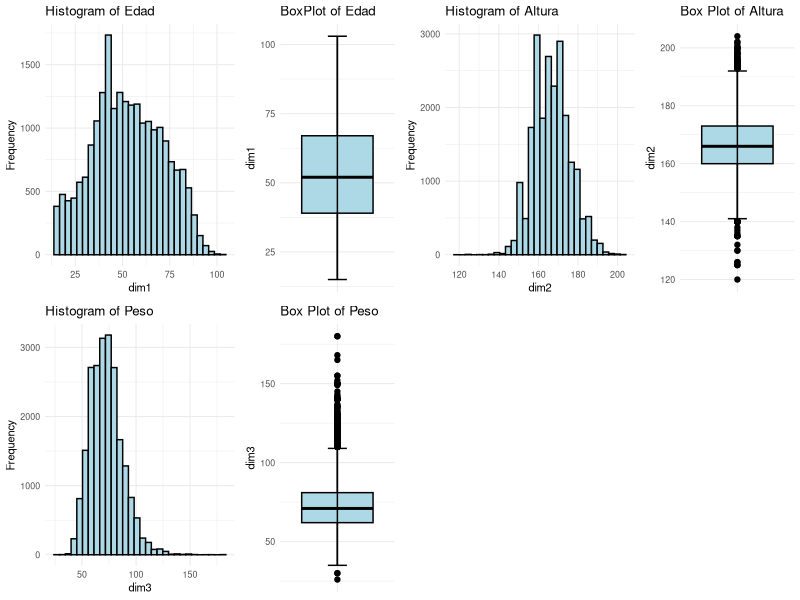

R code for this plot:
## ---- chunk 1
#| label: setup
#| include: false
knitr::opts_chunk$set(echo = TRUE,fig.align='center',warning=FALSE,message=FALSE)


# fig.align= 'center para que nos centre todas figuras que se muestran
# warning = FALSE para que no muestre mensajes de warning
# message = FALSE para que no muestre mensajes automáticos cuando carga paquetes y demás en el output

## ---- chunk 2
#| label: librerias
library(readxl)  # Para leer los excels
#library(kableExtra) # Para dar formato a las tablas html
library(knitr)
library(gridExtra)  # Para cargar bien las tab
library(car)   # for bonfferroni test

## ---- chunk 3
#| label: datos
salud <- read_excel("../../../files/salud_reg.xlsx",sheet = "Datos")
## ---- chunk 4
anyNA(salud)   #Any missing data 
## ---- chunk 5
summary(salud)
table(salud$SEXO)
table(salud$IMC)
## ---- chunk 6
#| echo: false
#| fig-align: center
#| fig-cap: Plots de todas las dimensiones.
# Assuming IMV is your data frame and d is the variable of interest
library(ggplot2)

# Histogram Edad
histogram <- ggplot(salud, aes(x = EDAD)) +
  geom_histogram(fill = "lightblue", color = "black") +
  labs(title = "Histogram of Edad", x = "dim1", y = "Frequency") +
  theme_minimal(base_size = 8)

# Box Plot Edad
boxplot <- ggplot(salud, aes(x = "d", y = EDAD)) +
  geom_boxplot(fill = "lightblue", color = "black")+ stat_boxplot(geom = 'errorbar', width = 0.2) +
  labs(title = "BoxPlot of Edad", x = "", y = "dim1") +
  theme_minimal(base_size = 8) +
  theme(axis.title.x=element_blank(),
        axis.text.x=element_blank(),
        axis.ticks.x=element_blank())



# Histogram Altura
histogram2 <- ggplot(salud, aes(x = Altura)) +
  geom_histogram(fill = "lightblue", color = "black") +
  labs(title = "Histogram of Altura", x = "dim2", y = "Frequency") +
  theme_minimal(base_size = 8)

# Box Plot Altura
boxplot2 <- ggplot(salud, aes(x = "d", y = Altura)) +
  geom_boxplot(fill = "lightblue", color = "black")+ stat_boxplot(geom = 'errorbar', width = 0.2) +
  labs(title = "Box Plot of Altura", x = "", y = "dim2") +
  theme_minimal(base_size = 8) +
  theme(axis.title.x=element_blank(),
        axis.text.x=element_blank(),
        axis.ticks.x=element_blank())



# Histogram Peso
histogram3 <- ggplot(salud, aes(x = Peso)) +
  geom_histogram(fill = "lightblue", color = "black") +
  labs(title = "Histogram of Peso", x = "dim3", y = "Frequency") +
  theme_minimal(base_size = 8)

# Box Plot Peso
boxplot3 <- ggplot(salud, aes(x = "d", y = Peso)) +
  geom_boxplot(fill = "lightblue", color = "black")+ stat_boxplot(geom = 'errorbar', width = 0.2) +
  labs(title = "Box Plot of Peso", x = "", y = "dim3") +
  theme_minimal(base_size = 8) +
  theme(axis.title.x=element_blank(),
        axis.text.x=element_blank(),
        axis.ticks.x=element_blank())





# Arrange plots vertically
library(gridExtra)
grid.arrange(histogram, boxplot,histogram2, boxplot2,histogram3,boxplot3, nrow = 2,ncol=4, widths = c(0.3, 0.2,0.3,0.2))


# raros 
sum(salud$Peso>100)

## ---- chunk 7
#| label: modelo1
#| class-source: fold-show
#Convertir a factor las que toquen

salud$SEXO<-as.factor(salud$SEXO)
salud$IMC<-as.factor(salud$IMC)

#Modelo inicial
lm1<-lm(Peso~EDAD+Altura+IMC+SEXO,salud)

summary(lm1)
## ---- chunk 8

# Sin Sexo 
lm2<-lm(Peso~EDAD+Altura+IMC,salud)
summary(lm2)


# Sin IMC
lm3<-lm(Peso~EDAD+Altura,salud)



## ---- chunk 9
summary(lm1)
